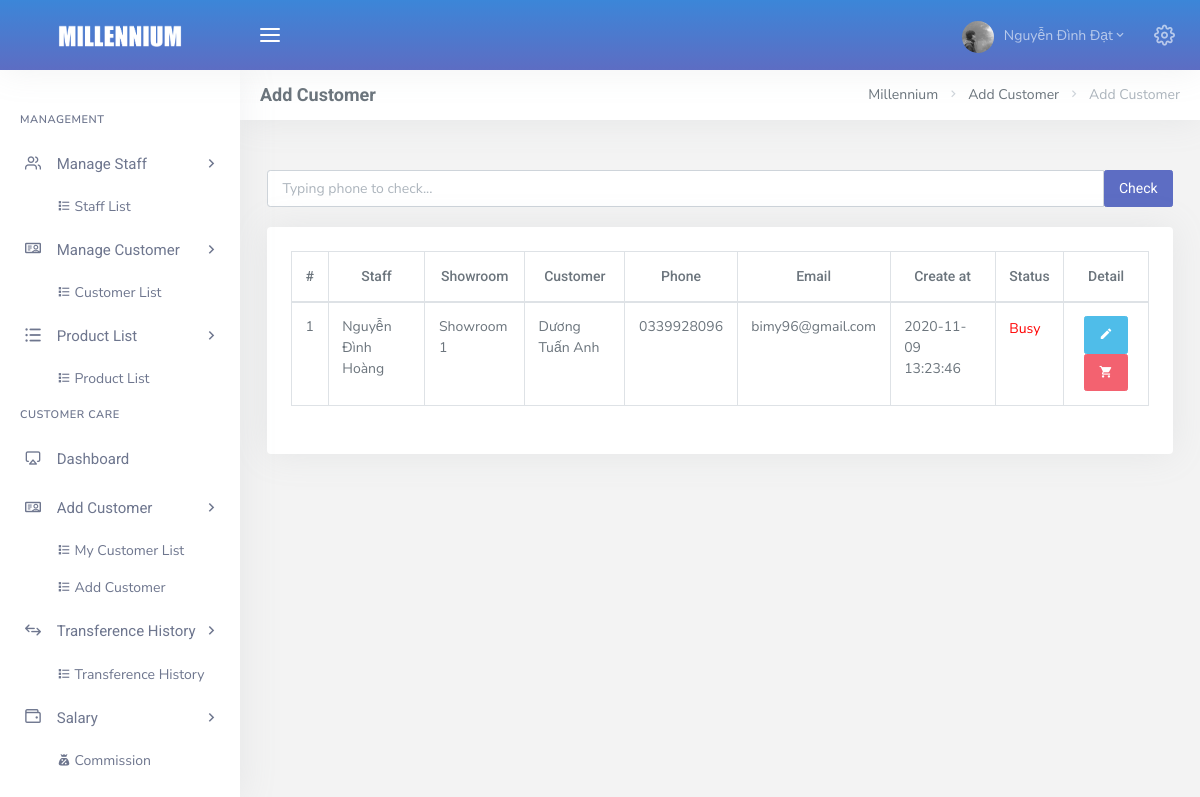
/admin/dashboard.php?page=list_customer_care_all (signed in), run on an earlier commit of the app's database.
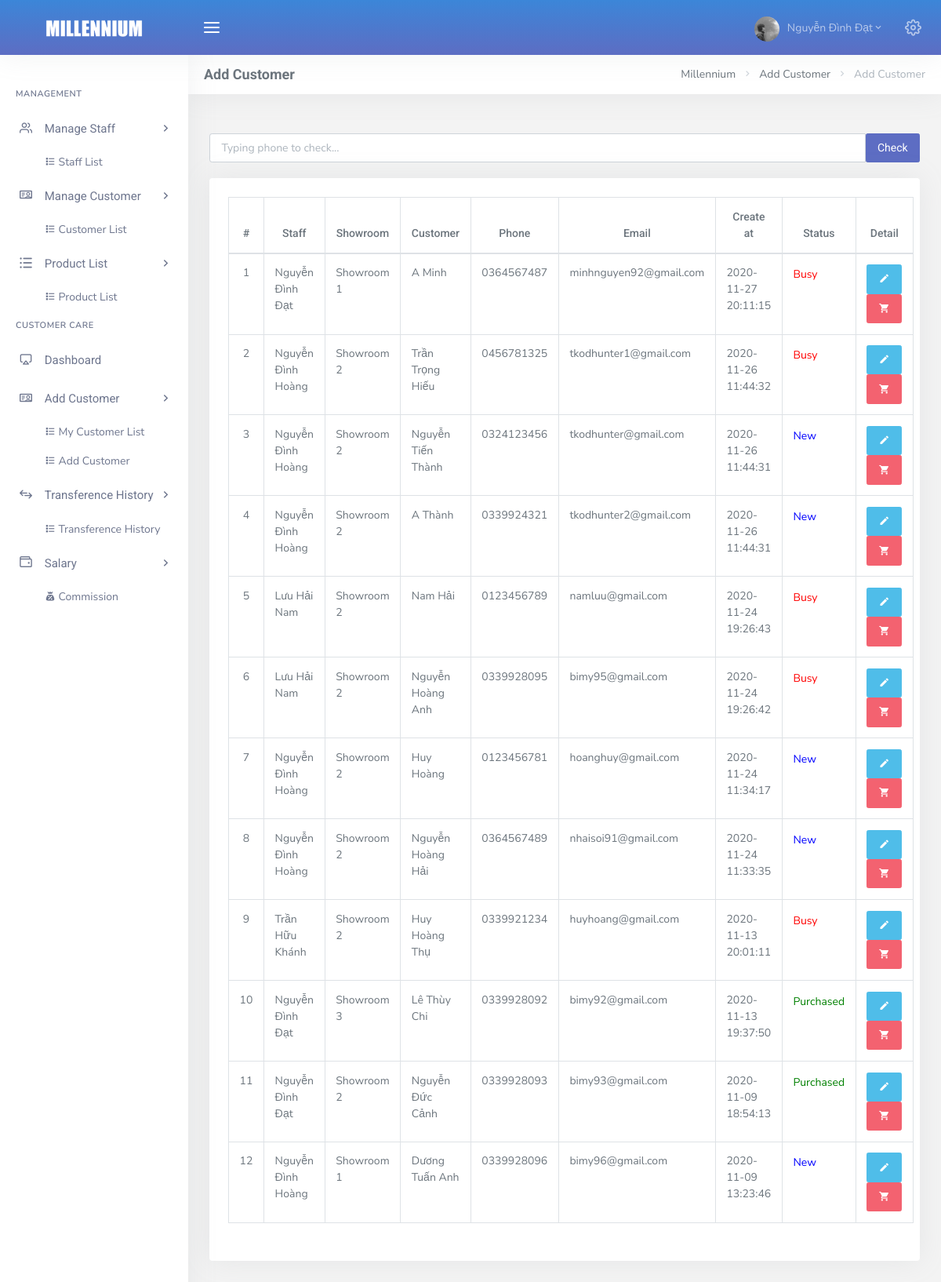
And on a later commit of the database.
### tables this page shows
CREATE TABLE `tbl_user` (
  `id` int(11) NOT NULL,
  `name` varchar(50) NOT NULL,
  `showroom_id` int(11) NOT NULL,
  `avatar` varchar(50) NOT NULL DEFAULT 'default.png',
  `email` varchar(50) NOT NULL,
  `passw` varchar(50) NOT NULL DEFAULT '123456',
  `addres` varchar(100) NOT NULL,
  `salary` float NOT NULL,
  `role` tinyint(4) NOT NULL DEFAULT 2,
  `status` tinyint(4) NOT NULL DEFAULT 1,
  `create_at` datetime NOT NULL DEFAULT current_timestamp()
);

CREATE TABLE `tbl_showroom` (
  `showroom_id` int(11) NOT NULL,
  `title` varchar(50) NOT NULL,
  `addres` varchar(100) NOT NULL,
  `create_at` datetime NOT NULL DEFAULT current_timestamp()
);

CREATE TABLE `tbl_customer` (
  `id` int(11) NOT NULL,
  `name` varchar(50) NOT NULL,
  `showroom_id` int(11) NOT NULL,
  `phone` varchar(10) NOT NULL,
  `email` varchar(50) NOT NULL,
  `sex` varchar(5) NOT NULL,
  `birth` date NOT NULL DEFAULT '1970-01-01',
  `passw` varchar(50) NOT NULL,
  `avatar` varchar(50) NOT NULL DEFAULT 'guest.jpg',
  `create_at` datetime NOT NULL DEFAULT current_timestamp()
);

CREATE TABLE `tbl_care` (
  `user_id` int(11) NOT NULL,
  `customer_id` int(11) NOT NULL,
  `status` tinyint(4) NOT NULL DEFAULT 1,
  `create_at` datetime NOT NULL DEFAULT current_timestamp()
);

### admin/Controller/CustomerCare/CustomerCare_c.php (called while the page is built, shortened)
<?php
    include_once("Model/CustomerCare/CustomerCare_m.php");
    class CustomerCare_c extends CustomerCare_m {
        private $customer_care;
        function __construct()
        {
            $this->customer_care = new CustomerCare_m();
        }
        public function CustomerCareAll () {
            if (isset($_POST['searchPhone'])) {
                $key = $_POST['key'];
                if(strlen($key) >= 6 ){
                    $customer_care = $this->customer_care->searchCustomerCareAll($key);
                } else {
                    $customer_care = $this->customer_care->getCustomerCareAll();
                }
            } else {
                $customer_care = $this->customer_care->getCustomerCareAll();
            }
            include_once 'View/CustomerCare/list_customer_care_all.php';
        }
    }
?>

### admin/Config/myConfig.php (called while the page is built, shortened)
<?php
	class Connect{
		private $user = "root";
		private $pass = "";
		private $dns = "mysql:host=localhost;dbname=customer_care";
		function __construct(){
			try {
				$this->pdo = new PDO($this->dns, $this->user, $this->pass);
				$this->pdo->query("SET NAMES utf8");
			} catch (PDOException $e) {
				echo $e->getMessage();
				exit();
			}
		}
	}
 ?>

### admin/Model/CustomerCare/CustomerCare_m.php (called while the page is built, shortened)
<?php
    include_once("Config/myConfig.php");
    class CustomerCare_m extends Connect {
        function __construct()
        {
            parent::__construct();
        }
        protected function getCustomerCareAll () {
            $sql = "
                SELECT
                    tbl_customer.id,
                    tbl_user.name as 'Họ tên NV',
                    tbl_showroom.title,
                    tbl_customer.name as 'Họ tên khách',
                    tbl_customer.phone,
                    tbl_customer.email as 'Email Khách',
                    tbl_care.create_at,
                    tbl_care.status
                FROM
                    tbl_user,
                    tbl_customer,
                    tbl_showroom,
                    tbl_care
                WHERE
                    tbl_customer.showroom_id = tbl_showroom.showroom_id AND tbl_user.id = tbl_care.user_id AND tbl_customer.id = tbl_care.customer_id
                ORDER BY tbl_care.create_at DESC";
            $pre = $this->pdo->prepare($sql);
            $pre->execute();
            $result = array();
            while ($row = $pre->fetch(PDO::FETCH_ASSOC)) {
                $result[] = $row;
            }
            return $result;
        }
    }

### admin/View/CustomerCare/list_customer_care_all.php (the view, shortened to what the changed rows need)
<div class="row">
    <div class="col-12">
        <div class="card-box table-responsive table">
            <table id="datatable_listcustomer_care_all" class="display table table-bordered dt-responsive nowrap" style="border-collapse: collapse; border-spacing: 0; width: 100%;">
                <thead>
                    <tr class="text-center">
                        <th>#</th>
                        <th>Staff</th>
                        <th>Showroom</th>
                        <th>Customer</th>
                        <th>Phone</th>
                        <th>Email</th>
                        <th>Create at</th>
                        <th>Status</th>
                        <th>Detail</th>
                    </tr>
                </thead>
                <?php
                    if (isset($_POST['searchPhone']) && strlen($key) >= 6 && $_SESSION['role'] == 2) {
                ?>
                <tbody id="view_customer_care_all">
                    <?php
                        if (count($customer_care) == 0){
                    ?>  <tr class="text-center">
                            <td colspan="9">
                                <button type="button" class="btn btn-icon waves-effect waves-light btn-primary"
                                    data-toggle="modal"
                                    data-target="#add_customer"
                                    data-whatever="@getbootstrap">Add Customer
                                </button>
                                <div class="modal fade text-left" id="add_customer" tabindex="-1" role="dialog" aria-labelledby="exampleModalLabel" aria-hidden="true">
                                  <div class="modal-dialog" role="document">
                                    <div class="modal-content">
                                      <div class="modal-header">
                                        <h5 class="modal-title" id="exampleModalLabel">Add Customer</h5>
                                        <button type="button" class="close" data-dismiss="modal" aria-label="Close">
                                          <span aria-hidden="true">&times;</span>
                                        </button>
                                      </div>
                                      <div class="modal-body">
                                        <form>
                                          <div class="form-group">
                                            <label for="name" class="col-form-label">Customer Name:</label>
                                            <input type="text" class="form-control" id="name" name="name">
                                          </div>
                                          <div class="form-group">
                                            <label for="phone" class="col-form-label">Phone:</label>
                                            <input type="text" class="form-control" id="phone" name="phone" value="<?= $key; ?>">
                                          </div>
                                          <div class="form-group">
                                            <label for="email" class="col-form-label">Email:</label>
                                            <input type="text" class="form-control" id="email" name="email">
                                          </div>
                                          <div class="modal-footer">
                                            <button type="button" class="btn btn-secondary" data-dismiss="modal">Close</button>
                                            <button type="button" class="btn btn-primary add_customer">Add</button>
                                          </div>
                                        </form>
                                      </div>
                                    </div>
                                  </div>
                                </div>
                            </td>
                        </tr>
                    <?php
                        } else {
                        $count = 0;
                        foreach ($customer_care as $key => $valueCustomerAll) {
                            $count++;
                        ?>
                            <tr>
                                <td class="text-center"><?= $count; ?></td>
                                <td><?= $valueCustomerAll['Họ tên NV'] ?></td>
                                <td><?= $valueCustomerAll['title'] ?></td>
                                <td><?= $valueCustomerAll['Họ tên khách'] ?></td>
                                <td><?= $valueCustomerAll['phone'] ?></td>
                                <td><?= $valueCustomerAll['Email Khách'] ?></td>
                                <td><?= $valueCustomerAll['create_at'] ?></td>
                                <td class="text-center">
                                    <?php
                                        if ($valueCustomerAll['status'] == 1) {
                                            echo "<p style='color: red;'>Busy</p>";
                                        }else if ($valueCustomerAll['status'] == 2) {
                                            echo "<p style='color: green;'>Purchased</p>";
                                        }else if ($valueCustomerAll['status'] == 3) {
                                            echo "<p style='color: blue;'>New</p>";
                                        }
                                    ?>
                                </td>
                                <td class="text-center">
                                    <a href="dashboard.php?page=detail_customer_care&id=<?= $valueCustomerAll['id']; ?>">
                                      <button class="btn btn-info btn-icon waves-effect waves-light" title="Detail"><span><i class="mdi mdi-pencil"></i></span></button>
                                    </a>
                                    <a href="dashboard.php?page=create_order&id=<?= $valueCustomerAll['id']; ?>">
                                        <button type="button" class="btn btn-icon waves-effect waves-light btn-danger" title="Create Bill"><span><i class="mdi mdi-cart"></i></span></button>
                                    </a>
                                </td>
                            </tr>
                        <?php
                        }
                    }
                } else if ($_SESSION['role'] == 1){
                ?>
                <tbody id="view_customer_care_all">
                    <?php
                        if (count($customer_care) == 0){
                    ?>  <tr class="text-center">
                            <td colspan="9">
                                <button type="button" class="btn btn-icon waves-effect waves-light btn-primary" data-toggle="modal" data-target="#add_customer" data-whatever="@getbootstrap">Add Customer</button>
                                <div class="modal fade text-left" id="add_customer" tabindex="-1" role="dialog" aria-labelledby="exampleModalLabel" aria-hidden="true">
                                  <div class="modal-dialog" role="document">
                                    <div class="modal-content">
                                      <div class="modal-header">
                                        <h5 class="modal-title" id="exampleModalLabel">Add Customer</h5>
                                        <button type="button" class="close" data-dismiss="modal" aria-label="Close">
                                          <span aria-hidden="true">&times;</span>
                                        </button>
                                      </div>
                                      <div class="modal-body">
                                        <form>
                                          <div class="form-group">
                                            <label for="name" class="col-form-label">Customer Name:</label>
                                            <input type="text" class="form-control" id="name" name="name">
                                          </div>
                                          <div class="form-group">
                                            <label for="phone" class="col-form-label">Phone:</label>
                                            <input type="text" class="form-control" id="phone" name="phone" value="<?= $key; ?>">
                                          </div>
                                          <div class="form-group">
                                            <label for="email" class="col-form-label">Email:</label>
                                            <input type="text" class="form-control" id="email" name="email">
                                          </div>
                                          <div class="modal-footer">
                                            <button type="button" class="btn btn-secondary" data-dismiss="modal">Close</button>
                                            <button type="button" class="btn btn-primary add_customer">Add</button>
                                          </div>
                                        </form>
                                      </div>
                                    </div>
                                  </div>
                                </div>
                            </td>
                        </tr>
                    <?php
                        } else {
                        $count = 0;
                        foreach ($customer_care as $key => $valueCustomerAll) {
                            $count++;
                        ?>
                            <tr>
                                <td class="text-center"><?= $count; ?></td>
                                <td><?= $valueCustomerAll['Họ tên NV'] ?></td>
                                <td><?= $valueCustomerAll['title'] ?></td>
                                <td><?= $valueCustomerAll['Họ tên khách'] ?></td>
                                <td><?= $valueCustomerAll['phone'] ?></td>
                                <td><?= $valueCustomerAll['Email Khách'] ?></td>
                                <td><?= $valueCustomerAll['create_at'] ?></td>
                                <td>
                                    <?php
                                        if ($valueCustomerAll['status'] == 1) {
                                            echo "<p style='color: red;'>Busy</p>";
                                        }else if ($valueCustomerAll['status'] == 2) {
                                            echo "<p style='color: green;'>Purchased</p>";
                                        }else if ($valueCustomerAll['status'] == 3) {
                                            echo "<p style='color: blue;'>New</p>";
                                        }
                                    ?>
                                </td>
                                <td class="text-center">
                                    <a href="dashboard.php?page=detail_customer_care&id=<?= $valueCustomerAll['id']; ?>">
                                      <button class="btn btn-info btn-icon waves-effect waves-light" title="Detail"><span><i class="mdi mdi-pencil"></i></span></button>
                                    </a>
                                    <a href="dashboard.php?page=create_order&id=<?= $valueCustomerAll['id']; ?>">
                                        <button type="button" class="btn btn-icon waves-effect waves-light btn-danger" title="Create Bill"><span><i class="mdi mdi-cart"></i></span></button>
                                    </a>
                                </td>
                            </tr>
                        <?php
                        }
                    }
                }
                     ?>
                </tbody>
            </table>
        </div>
    </div>
</div>

What changed in the data, as far as the page shows it:
now on this page (row edited): tbl_user: name "Nguyễn Đình Đạt", showroom.title "Showroom 1", tbl_customer.name "A Minh", tbl_customer.phone "0364567487", tbl_customer.email "minhnguyen92@gmail.com", tbl_care.create_at "2020-11-27 20:11:15", shows "Busy", tbl_showroom.title "Showroom 3", tbl_customer.name "Lê Thùy Chi", tbl_customer.phone "0339928092", tbl_customer.email "bimy92@gmail.com", tbl_care.create_at "2020-11-13 19:37:50", shows "Purchased", tbl_showroom.title "Showroom 2", tbl_customer.name "Nguyễn Đức Cảnh", tbl_customer.phone "0339928093", tbl_customer.email "bimy93@gmail.com", tbl_care.create_at "2020-11-09 18:54:13"
now on one of the page's lists (row edited): tbl_user: name "Nguyễn Đình Hoàng", showroom.title "Showroom 2", tbl_customer.name "Nguyễn Tiến Thành", tbl_customer.phone "0324123456", tbl_customer.email "tkodhunter@gmail.com", tbl_care.create_at "2020-11-26 11:44:31", tbl_customer.name "A Thành", tbl_customer.phone "0339924321", tbl_customer.email "tkodhunter2@gmail.com", tbl_customer.name "Huy Hoàng", tbl_customer.phone "0123456781", tbl_customer.email "hoanghuy@gmail.com", tbl_care.create_at "2020-11-24 11:34:17", tbl_customer.name "Nguyễn Hoàng Hải", tbl_customer.phone "0364567489", tbl_customer.email "nhaisoi91@gmail.com", tbl_care.create_at "2020-11-24 11:33:35", tbl_showroom.title "Showroom 1", tbl_customer.name "Dương Tuấn Anh", tbl_customer.phone "0339928096", tbl_customer.email "bimy96@gmail.com", tbl_care.create_at "2020-11-09 13:23:46"
changed tbl_user "Nguyễn Đình Hoàng": showroom.title "Showroom 1" → "Showroom 2"; tbl_customer.name "Dương Tuấn Anh" → "Trần Trọng Hiếu"; tbl_customer.phone "0339928096" → "0456781325"; tbl_customer.email "bimy96@gmail.com" → "tkodhunter1@gmail.com"; tbl_care.create_at "2020-11-09 13:23:46" → "2020-11-26 11:44:32"
added tbl_user: name "Lưu Hải Nam", tbl_showroom.title "Showroom 2", tbl_customer.name "Nam Hải", tbl_customer.phone "0123456789", tbl_customer.email "namluu@gmail.com", tbl_care.create_at "2020-11-24 19:26:43", shows "Busy", tbl_customer.name "Nguyễn Hoàng Anh", tbl_customer.phone "0339928095", tbl_customer.email "bimy95@gmail.com", tbl_care.create_at "2020-11-24 19:26:42"
added tbl_user: name "Trần Hữu Khánh", tbl_showroom.title "Showroom 2", tbl_customer.name "Huy Hoàng Thụ", tbl_customer.phone "0339921234", tbl_customer.email "huyhoang@gmail.com", tbl_care.create_at "2020-11-13 20:01:11", shows "Busy"
